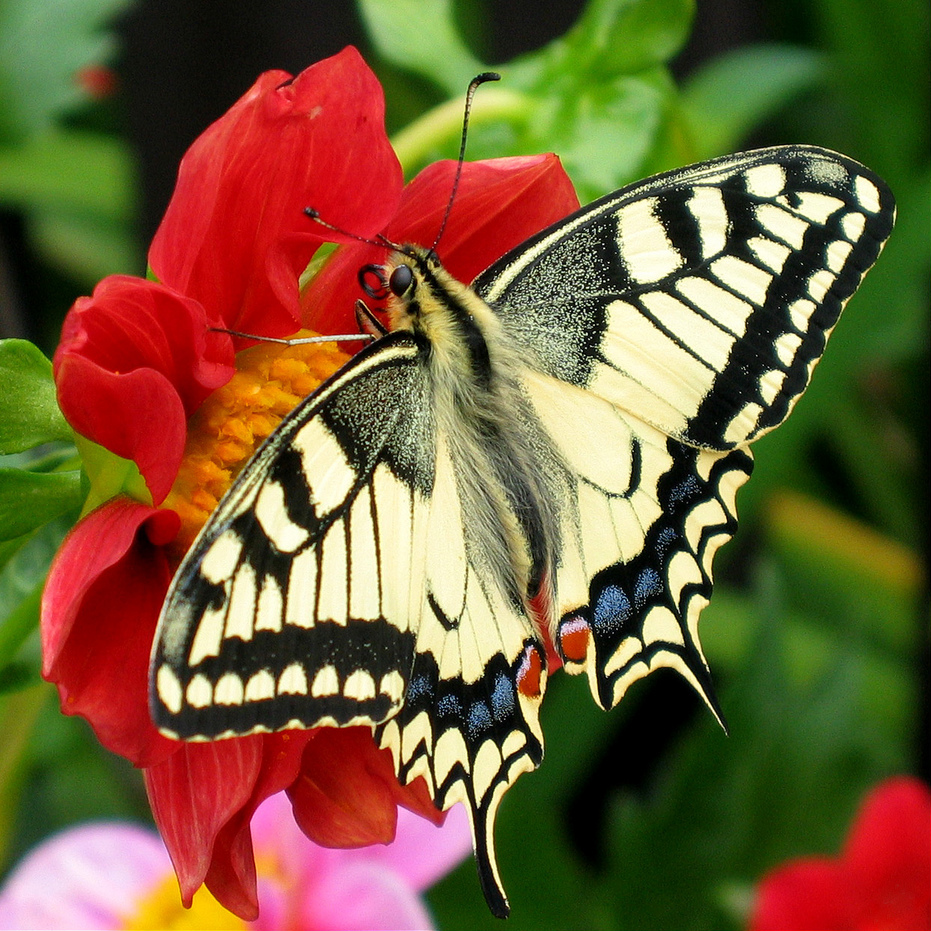
#> input picture computer-vision-concentration/L5-image-segmentation/images/butterfly.jpg, 931 x 931 px
$ jupyter execute k_means_opencv.ipynb   (shell and % lines are left out)
#> lines starting #> are read from the running program, lines starting #| are printed output that depends on the picture; after the words box and inside, x2 and y2 are one past the last pixel; in counts of white or black regions, pixels touching at a corner belong together
# K-Means Clustering in OpenCV

[cell 1]
import numpy as np
import matplotlib.pyplot as plt
import cv2


image = cv2.imread('images/butterfly.jpg')
#> image is the input picture: shape (931, 931, 3); mean B, G, R 57.1, 93.2, 118.3

image_copy = np.copy(image)
image_copy = cv2.cvtColor(image_copy, cv2.COLOR_BGR2RGB)

plt.imshow(image_copy)

## Prepare Data for K-Means
Reshape image to 2D array of shape (*m*, 3), where *m*=number of pixels in the array and 3 is for the RGB color channels.

Convert pixel values to float type.

[cell 2]
pixel_vals = image_copy.reshape((-1,3))
pixel_vals = np.float32(pixel_vals)

print(pixel_vals.shape)
#| (866761, 3)
print(pixel_vals.dtype)
#| float32

## Implement K-Means Clustering
See: https://docs.opencv.org/3.0-beta/doc/py_tutorials/py_ml/py_kmeans/py_kmeans_opencv/py_kmeans_opencv.html

[cell 3]
def k_means_image(pixel_vals, output_image_shape, k, criteria):
    # cv2.kmeans takes args:
    # samples, nclusters, labels, stop criteria, attempts, center point method
#> called with pixel_vals = array of shape (866761, 3), output_image_shape = (931, 931, 3), k = 2, criteria = (3, 10, 1)
    retval, labels, centers = cv2.kmeans(pixel_vals, k, None, criteria, 10, cv2.KMEANS_RANDOM_CENTERS)
#> retval = 6.2e+09; centers = [[85.45, 57.55, 22.38], [222.9, 206.6, 167.4]]

    # convert center points back into 8-bit image
    centers = np.uint8(centers)
#> centers = [[85, 57, 22], [222, 206, 167]]
    segmented_data = centers[labels.flatten()]

    # reshape segmented data back to original image shape
    segmented_image = segmented_data.reshape((output_image_shape))
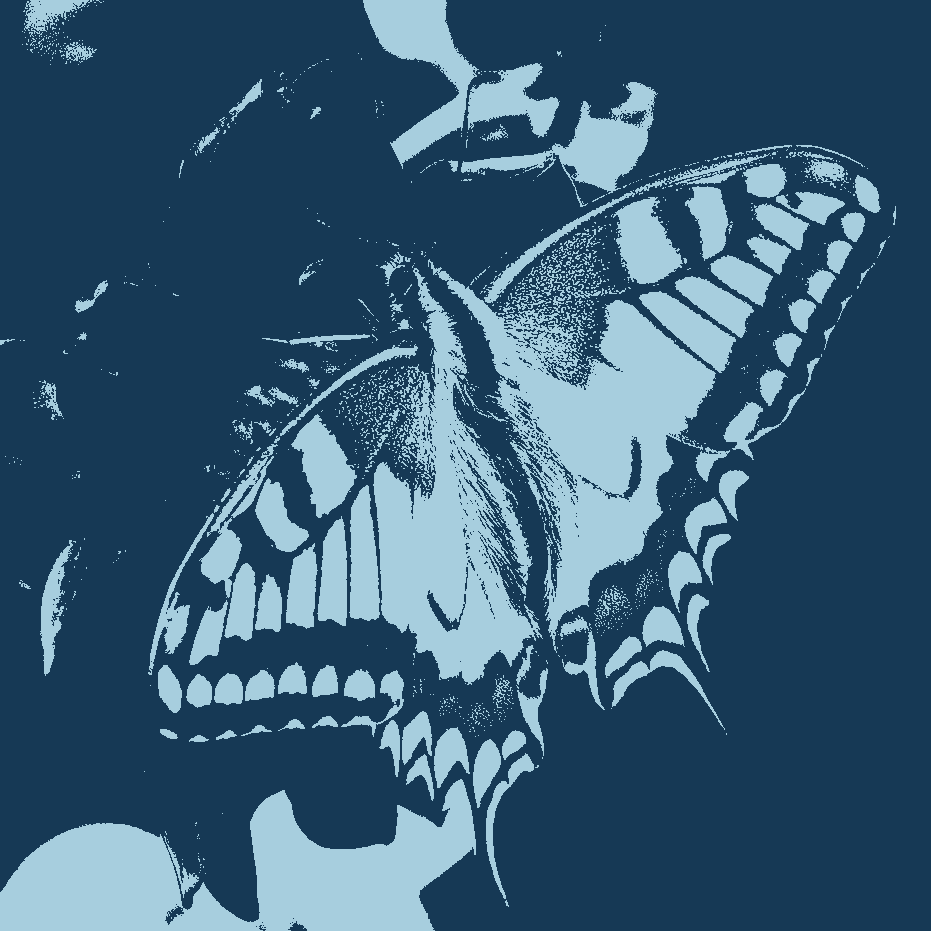
#> segmented_image: shape (931, 931, 3); mean of channels 0, 1, 2 117.8, 92.7, 56.7; drawn as B, G, R
    labels_reshape = labels.reshape(output_image_shape[0], output_image_shape[1])
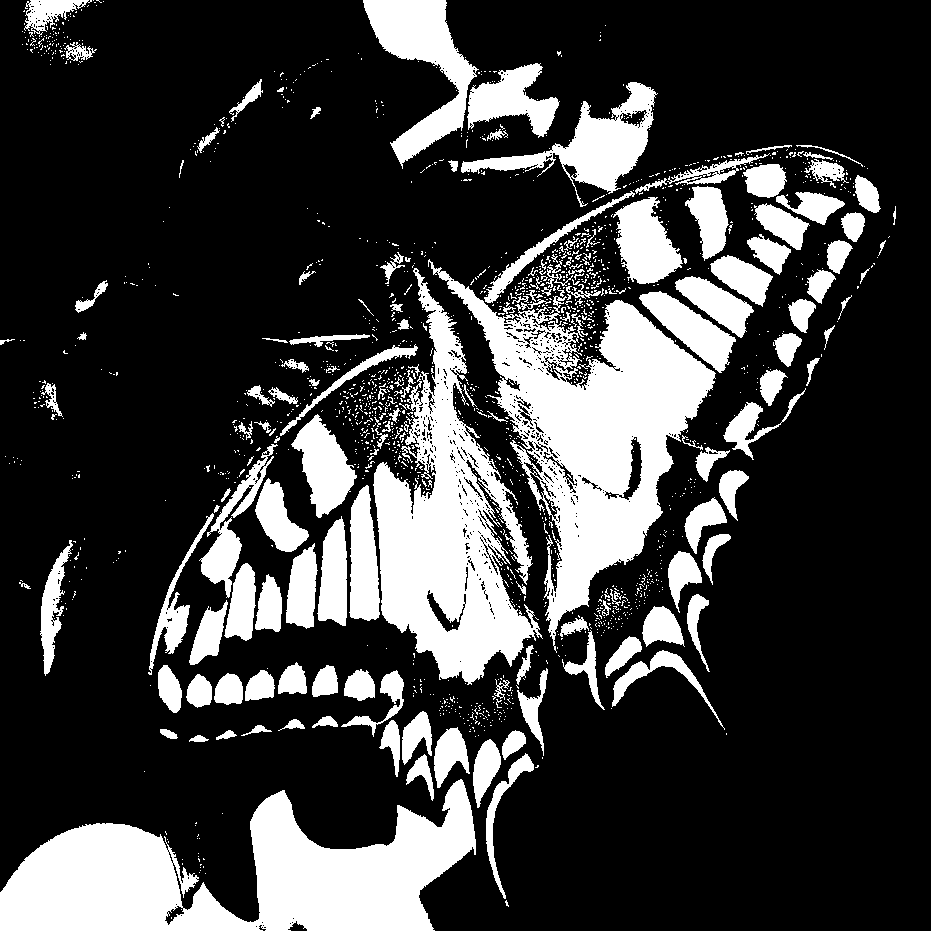
#> labels_reshape: shape (931, 931) int32; values 0 (black) and 1 (white), 23.9% white; 1704 white regions (1546 under 20 px), largest, box (x1, y1, x2, y2) and area: (0, 779, 476, 931) 38907, (428, 259, 716, 653) 37063, (373, 268, 543, 685) 29577

    return segmented_image, labels_reshape

[cell 4]
# stopping criteria
# value of epsilon OR max number of iterations
# epsilon = minimum value for clusters to move after an iteration
# max iterations= 10
# epsilon = 1
criteria = (cv2.TERM_CRITERIA_EPS + cv2.TERM_CRITERIA_MAX_ITER, 10, 1.0)
k = 2
segmented_image, labels = k_means_image(pixel_vals, image_copy.shape, k, criteria)
plt.imshow(segmented_image)

[cell 5]
for k in range(2, 7):
    segmented_image, labels = k_means_image(pixel_vals, image_copy.shape, k, criteria)
    fig = plt.figure()
    fig.suptitle('K={}'.format(k))
    plt.imshow(segmented_image)
#> this loop made 5 passes
#> retval in k_means_image on passes 3 to 5: 2.04e+09, 1.58e+09, 1.4e+09
#> (retval in k_means_image, centers in k_means_image) on passes 1 to 2: (6.2e+09, [[223, 206, 167], [85, 57, 22]]), (3.34e+09, [[187, 35, 24], [45, 66, 21], [220, 208, 169]])
#> pass 1, in k_means_image (call 2), `labels_reshape = labels.reshape(output_image_shape[0], output_image_sh..`:
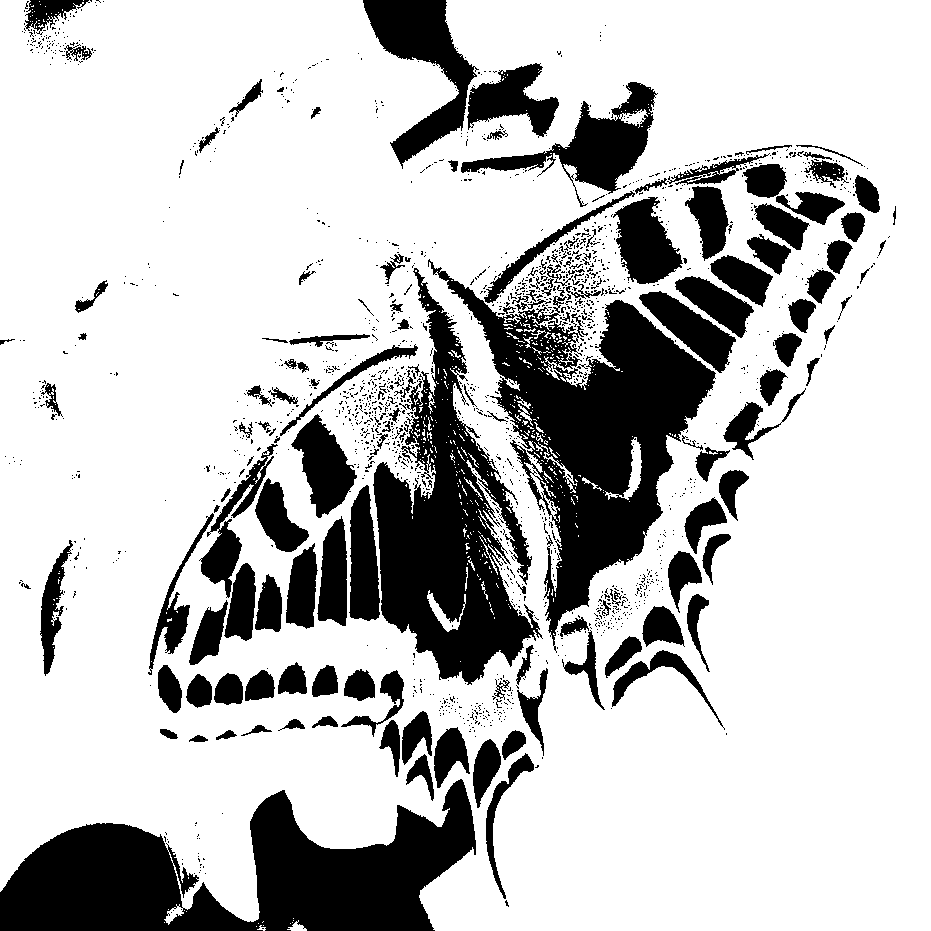
#> labels_reshape: shape (931, 931) int32; values 0 (black) and 1 (white), 76.2% white; 1706 black regions (1546 under 20 px), largest, box (x1, y1, x2, y2) and area: (0, 779, 476, 931) 38823, (428, 259, 716, 653) 36955, (373, 268, 543, 685) 29472
#> pass 2, in k_means_image (call 3), `labels_reshape = labels.reshape(output_image_shape[0], output_image_sh..`:
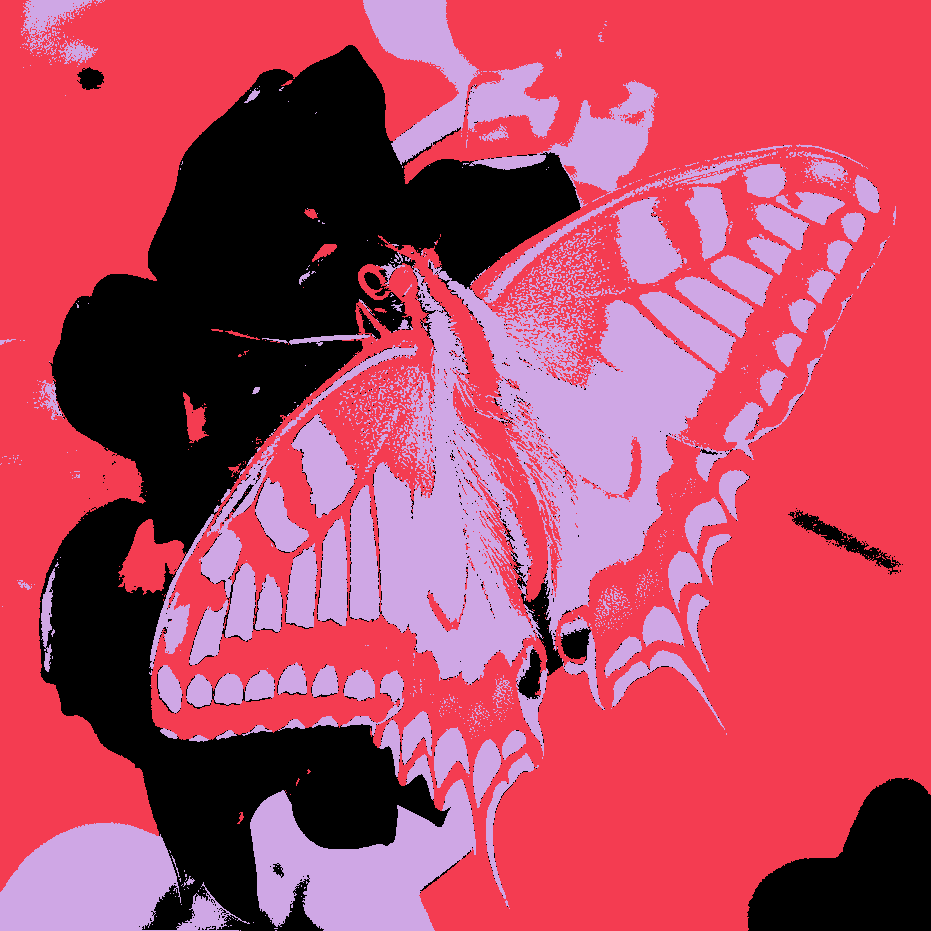
#> labels_reshape: shape (931, 931) int32; 3 distinct labels, from 0 to 2; one colour per label, 0 black
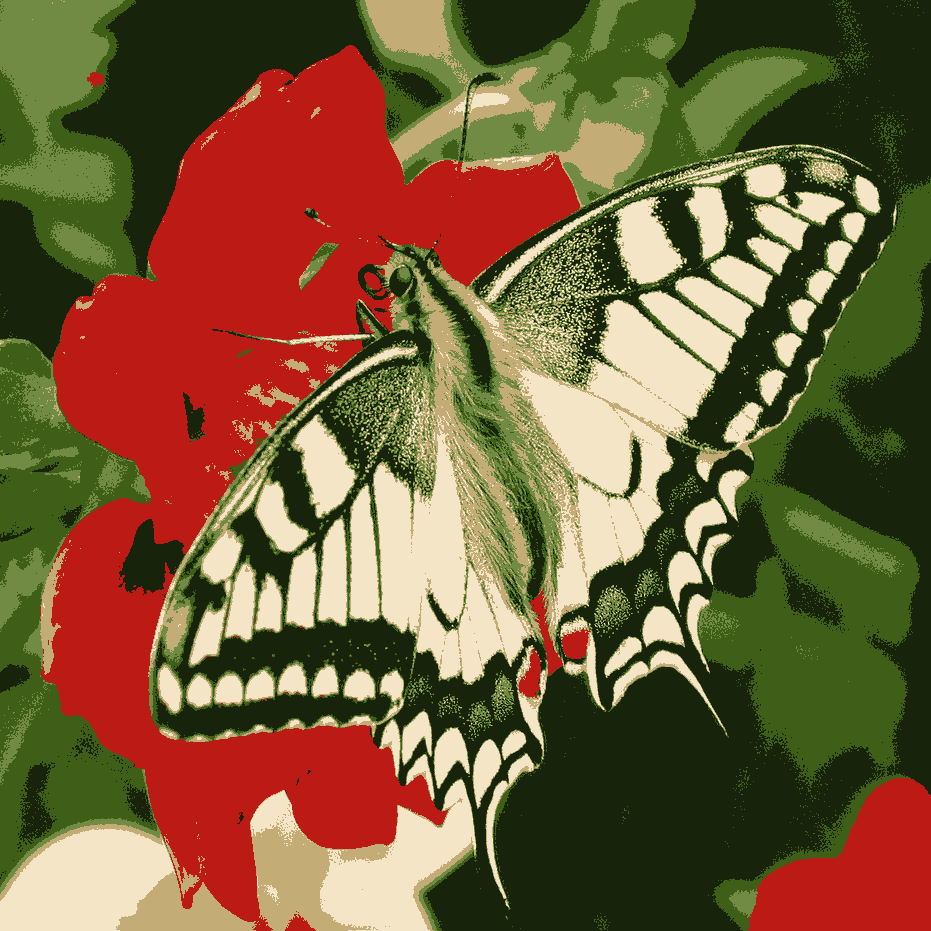
#> shown: shape (931, 931, 3); mean R, G, B 117.9, 92.5, 56.6
